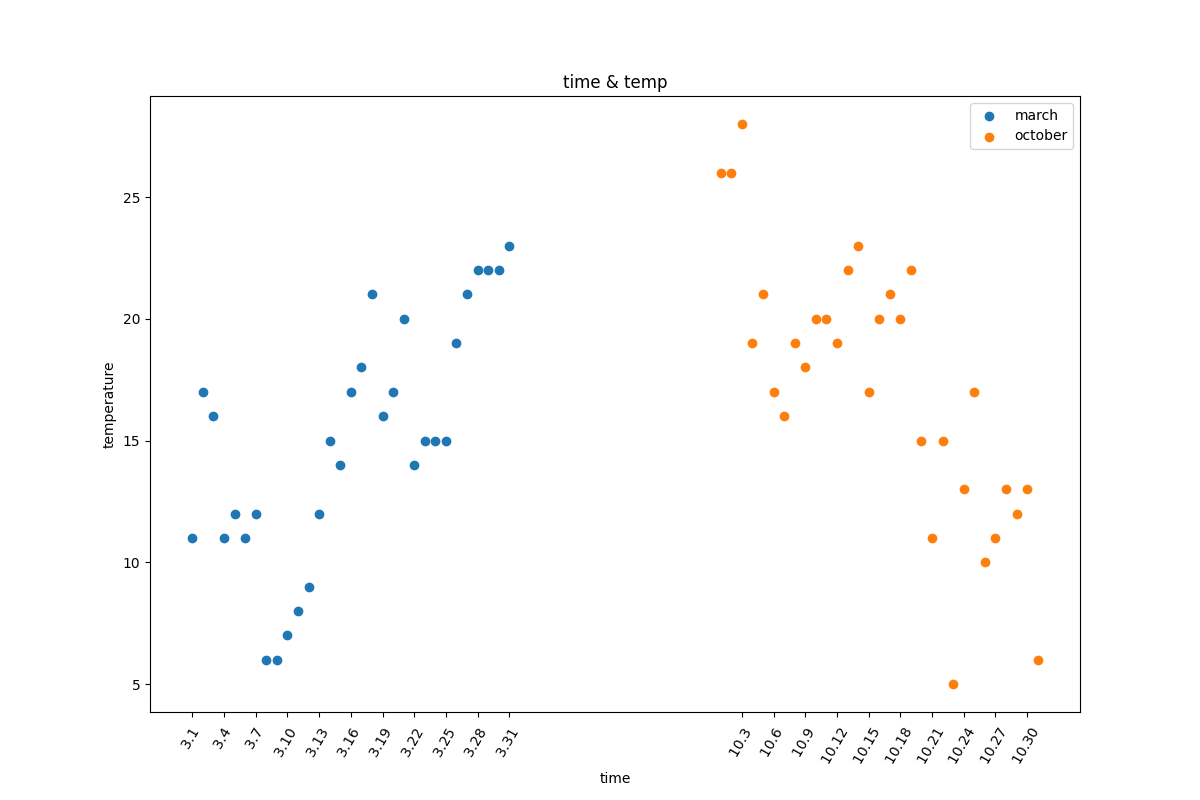

Here is the Python script that generated this plot:
from matplotlib import pyplot as plt

y_3 = [11,17,16,11,12,11,12,6,6,7,8,9,12,15,14,17,18,21,16,17,20,14,15,15,15,19,21,22,22,22,23]
y_10 = [26,26,28,19,21,17,16,19,18,20,20,19,22,23,17,20,21,20,22,15,11,15,5,13,17,10,11,13,12,13,6]

x_3 = range(1, 32) # month
x_10 = range(51, 82)

plt.figure(figsize=(12, 8))
_x = list(x_3) + list(x_10)
x_ticks_labels = ["3.{} ".format(i) for i in x_3]
x_ticks_labels += ["10.{} ".format(j - 50) for j in x_10]
plt.xticks(_x[::3], x_ticks_labels[::3], rotation = 60) # 加步长，更开阔一些

plt.xlabel("time")
plt.ylabel("temperature")
plt.title("time & temp")

plt.scatter(x_3, y_3, label = "march")
plt.scatter(x_10, y_10, label = "october")
plt.legend()
plt.savefig("data_analysis_project/learning/matplotlib/03_scatter.png")
plt.show()